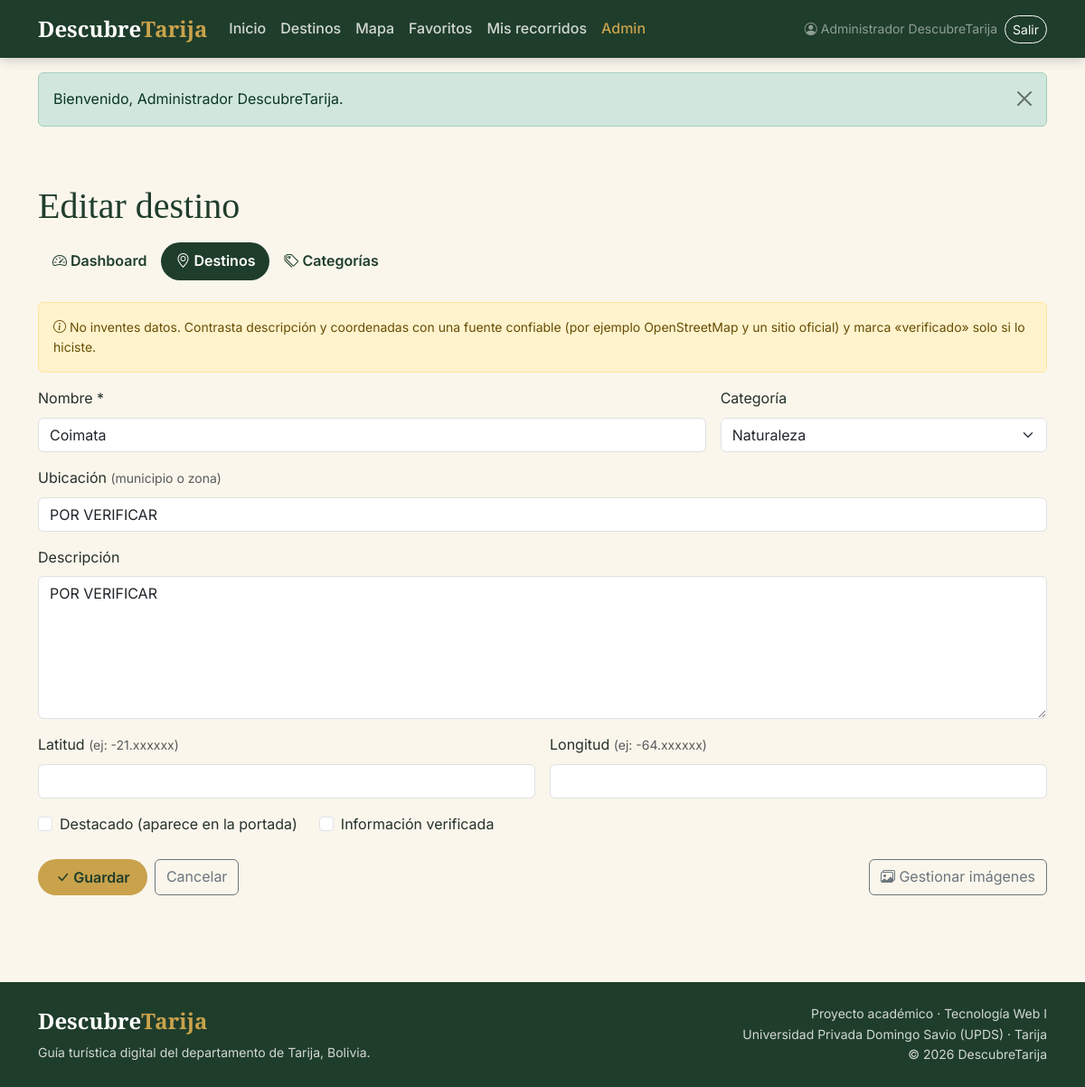
/admin/destino_form.php?id=2 (signed in), run on the app's committed database.
### tables this page shows
CREATE TABLE destinos (
  id INT AUTO_INCREMENT PRIMARY KEY,
  nombre VARCHAR(80) NOT NULL UNIQUE,
  descripcion TEXT NULL,
  ubicacion VARCHAR(100) NULL,
  latitud DECIMAL(9,6) NULL,
  longitud DECIMAL(9,6) NULL,
  categoria_id INT NULL,
  destacado BOOLEAN NOT NULL DEFAULT FALSE,
  verificado BOOLEAN NOT NULL DEFAULT FALSE,
  CONSTRAINT fk_destino_categoria
    FOREIGN KEY (categoria_id) REFERENCES categorias(id)
);

CREATE TABLE categorias (
  id INT AUTO_INCREMENT PRIMARY KEY,
  nombre VARCHAR(40) NOT NULL UNIQUE,
  descripcion VARCHAR(200) NULL
);

### www/admin/destino_form.php (the view, shortened to what this page needs)
<?php
require __DIR__ . '/../includes/conexion.php';
require_once __DIR__ . '/../includes/funciones.php';
$id       = (int) ($_GET['id'] ?? 0);
$editando = $id > 0;
$v = [
    'nombre' => '', 'descripcion' => '', 'ubicacion' => '', 'latitud' => '', 'longitud' => '',
    'categoria_id' => 0, 'destacado' => 0, 'verificado' => 0,
];
if ($editando) {
    $c = $pdo->prepare('SELECT * FROM destinos WHERE id = ?');
    $c->execute([$id]);
    $fila = $c->fetch();
    $v = [
        'nombre'       => $fila['nombre'],
        'descripcion'  => $fila['descripcion'] ?? '',
        'ubicacion'    => $fila['ubicacion'] ?? '',
        'latitud'      => $fila['latitud'] ?? '',
        'longitud'     => $fila['longitud'] ?? '',
        'categoria_id' => (int) ($fila['categoria_id'] ?? 0),
        'destacado'    => (int) $fila['destacado'],
        'verificado'   => (int) $fila['verificado'],
    ];
}
$categorias = $pdo->query('SELECT id, nombre FROM categorias ORDER BY id')->fetchAll();
require __DIR__ . '/../includes/header.php';
?>
<div class="container py-5">
  <h1 class="mb-3"><?= $editando ? 'Editar destino' : 'Nuevo destino' ?></h1>
  <?php require __DIR__ . '/../includes/admin_menu.php'; ?>
  <div class="alert alert-warning small">
    <i class="bi bi-info-circle"></i> No inventes datos. Contrasta descripción y coordenadas con una fuente confiable
    (por ejemplo OpenStreetMap y un sitio oficial) y marca «verificado» solo si lo hiciste.
  </div>
  <form method="post" novalidate>
    <div class="row g-3">
      <div class="col-md-8">
        <label class="form-label" for="nombre">Nombre *</label>
        <input id="nombre" name="nombre" class="form-control" maxlength="80" value="<?= e($v['nombre']) ?>" required>
      </div>
      <div class="col-md-4">
        <label class="form-label" for="categoria_id">Categoría</label>
        <select id="categoria_id" name="categoria_id" class="form-select">
          <?php foreach ($categorias as $c): ?>
            <option value="<?= (int) $c['id'] ?>"<?= $v['categoria_id'] === (int) $c['id'] ? ' selected' : '' ?>><?= e($c['nombre']) ?></option>
          <?php endforeach; ?>
        </select>
      </div>
      <div class="col-12">
        <label class="form-label" for="ubicacion">Ubicación <span class="text-muted small">(municipio o zona)</span></label>
        <input id="ubicacion" name="ubicacion" class="form-control" maxlength="100" value="<?= e($v['ubicacion']) ?>">
      </div>
      <div class="col-12">
        <label class="form-label" for="descripcion">Descripción</label>
        <textarea id="descripcion" name="descripcion" class="form-control" rows="6"><?= e($v['descripcion']) ?></textarea>
      </div>
      <div class="col-md-6">
        <label class="form-label" for="latitud">Latitud <span class="text-muted small">(ej: -21.xxxxxx)</span></label>
        <input id="latitud" name="latitud" class="form-control" inputmode="decimal" value="<?= e($v['latitud']) ?>">
      </div>
      <div class="col-md-6">
        <label class="form-label" for="longitud">Longitud <span class="text-muted small">(ej: -64.xxxxxx)</span></label>
        <input id="longitud" name="longitud" class="form-control" inputmode="decimal" value="<?= e($v['longitud']) ?>">
      </div>
      <div class="col-12 d-flex flex-wrap gap-4">
        <div class="form-check">
          <input class="form-check-input" type="checkbox" id="destacado" name="destacado" value="1"<?= $v['destacado'] ? ' checked' : '' ?>>
          <label class="form-check-label" for="destacado">Destacado (aparece en la portada)</label>
        </div>
        <div class="form-check">
          <input class="form-check-input" type="checkbox" id="verificado" name="verificado" value="1"<?= $v['verificado'] ? ' checked' : '' ?>>
          <label class="form-check-label" for="verificado">Información verificada</label>
        </div>
      </div>
    </div>
    <div class="d-flex flex-wrap gap-2 mt-4">
      <button class="btn btn-dorado" type="submit"><i class="bi bi-check-lg"></i> Guardar</button>
      <a class="btn btn-outline-secondary" href="/admin/destinos.php">Cancelar</a>
      <?php if ($editando): ?>
        <a class="btn btn-outline-secondary ms-auto" href="/admin/imagenes.php?destino_id=<?= (int) $id ?>"><i class="bi bi-images"></i> Gestionar imágenes</a>
      <?php endif; ?>
    </div>
  </form>
</div>
<?php require __DIR__ . '/../includes/footer.php'; ?>

### www/assets/css/tarija.css (style rules this page uses)
:root { --verde: #1f3d2b; --verde-medio: #2f5d44; --beige: #f3ead7; --beige-claro: #faf6ec; --dorado: #c9a24b; --dorado-oscuro: #a9852f; --blanco: #ffffff; --texto: #25302a; --gris: #6b756e; --radio: 18px; --sombra: 0 6px 24px rgba(31, 61, 43, .12); }
body { font-family: 'Inter', system-ui, -apple-system, "Segoe UI", sans-serif; color: var(--texto); background: var(--beige-claro); line-height: 1.6; }
h1, h2, h3, h4, .logo { font-family: 'Playfair Display', Georgia, serif; }
h1, h2, h3 { color: var(--verde); }
a { color: var(--verde-medio); }
.btn-dorado { background: var(--dorado); color: var(--verde); font-weight: 600; border: 0; border-radius: 999px; padding: .5rem 1.2rem; transition: transform .2s, background .2s; }

### data on the page
destinos: nombre "Coimata", categoria_id "Naturaleza", ubicacion "POR VERIFICAR", descripcion "POR VERIFICAR"

### other printed values
$usuario['nombre'] "Administrador DescubreTarija"
$f['mensaje'] "Bienvenido, Administrador DescubreTarija."
